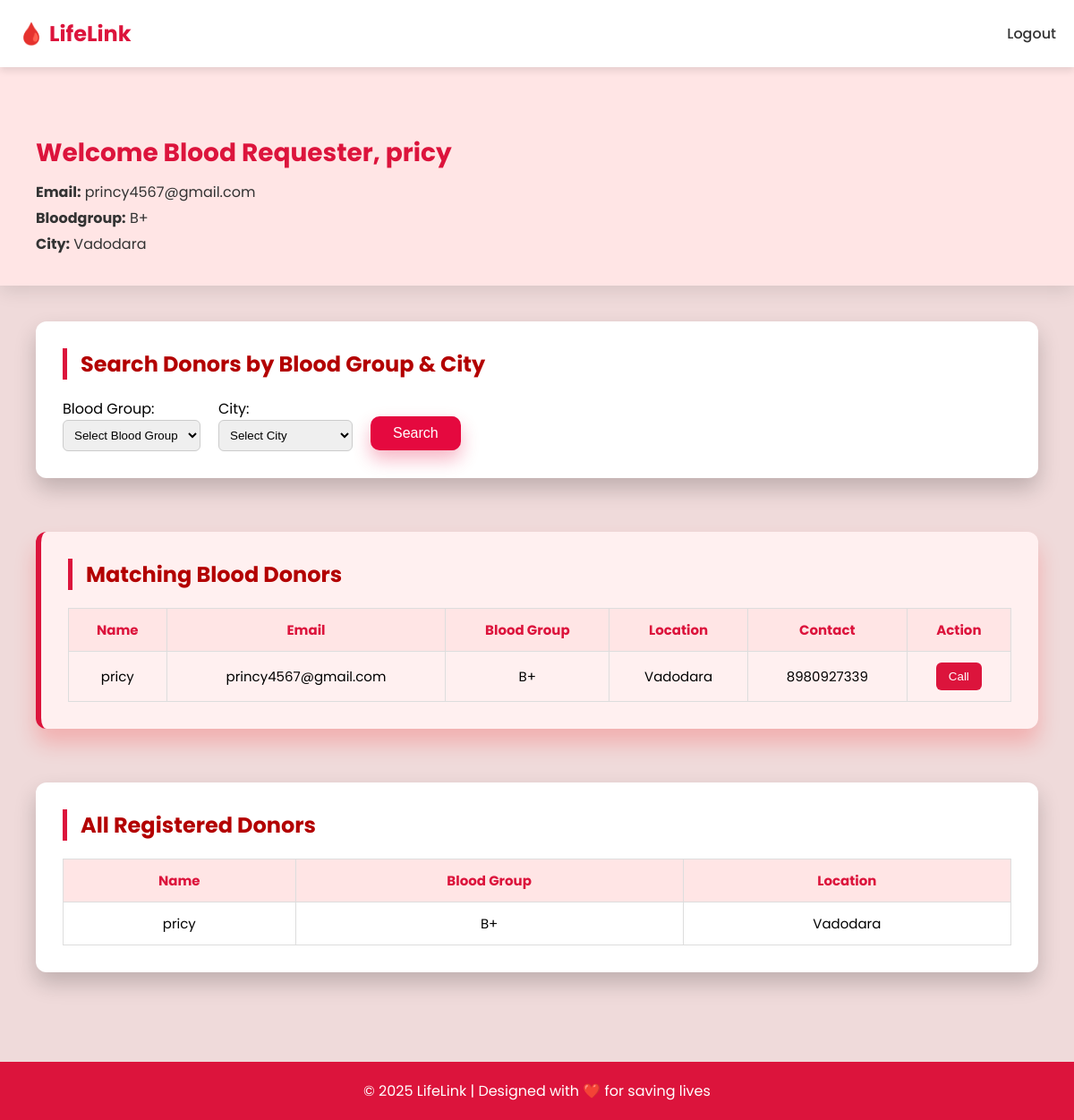
The app's page /rdash.php (signed in), older data.
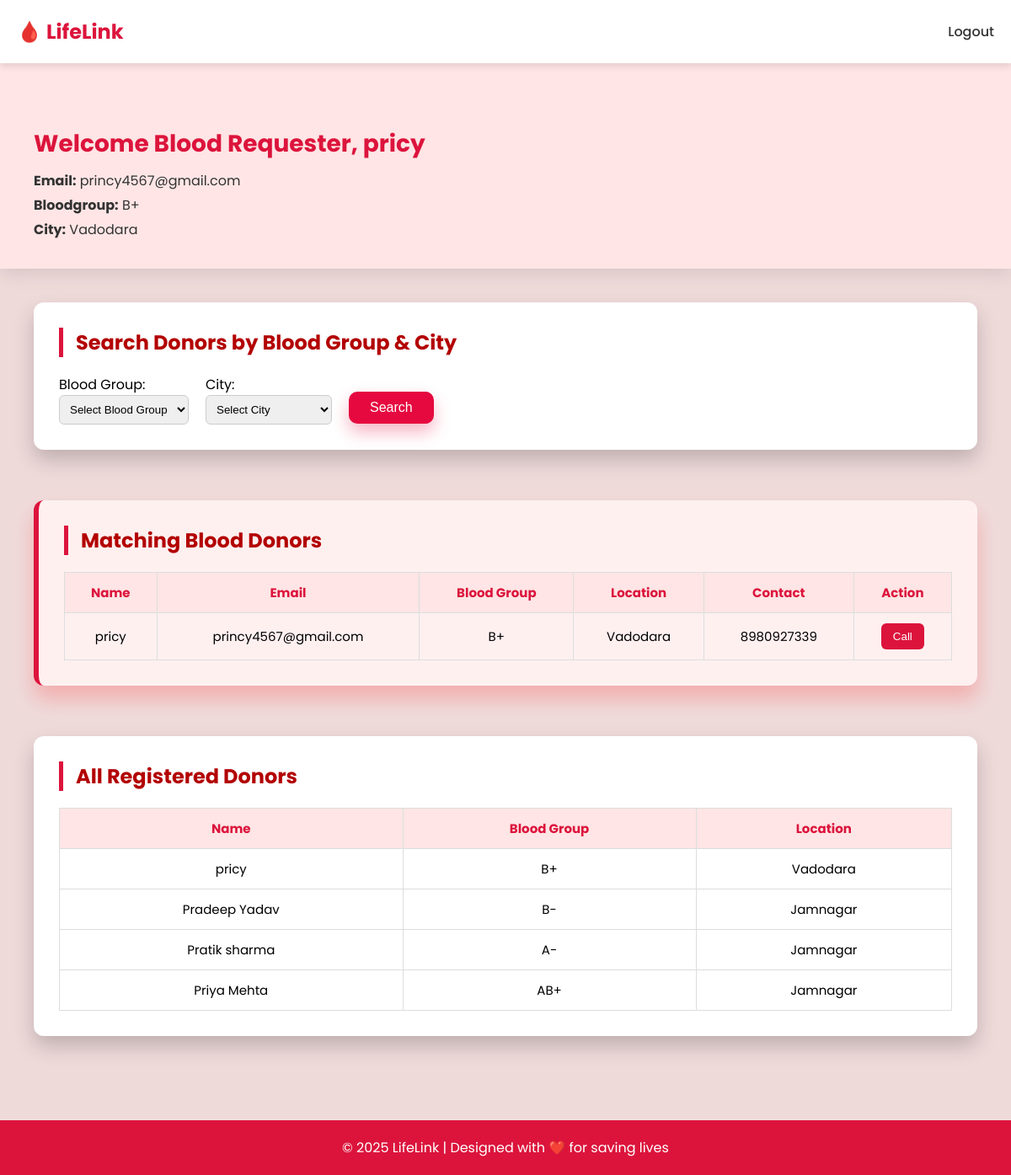
The same page, newer data.
### tables this page shows
CREATE TABLE `donors` (
  `id` int(11) NOT NULL,
  `name` varchar(100) NOT NULL,
  `email` varchar(100) NOT NULL,
  `contact` varchar(15) NOT NULL,
  `pass` varchar(100) NOT NULL,
  `age` int(11) NOT NULL,
  `bloodgroup` varchar(100) NOT NULL,
  `city` varchar(100) NOT NULL,
  `gender` varchar(100) NOT NULL,
  `reg_date` timestamp NOT NULL DEFAULT current_timestamp()
);

### rdash.php (the view, shortened to what this page needs)
<?php
$name = $_SESSION['donor_name'];
$email = $_SESSION['donor_email'];
$bloodgroup = $_SESSION['donor_bloodgroup'];
$city = $_SESSION['donor_city'];
$conn = new mysqli("localhost", "root", "", "web");
$match_sql = "SELECT name, email, bloodgroup, city, contact FROM donors WHERE bloodgroup = ? AND city = ?";
$match_stmt = $conn->prepare($match_sql);
$match_stmt->bind_param("ss", $bloodgroup, $city);
$match_stmt->execute();
$match_result = $match_stmt->get_result();
$all_sql = "SELECT name, email, bloodgroup, city, contact FROM donors";
$all_result = $conn->query($all_sql);
?>
<!DOCTYPE html>
<html lang="en">
<head>
</head>
<body>
<header class="navbar">
  <div class="logo">🩸 LifeLink</div>
  <nav>
    <ul>
      <li><a href="index.php">Logout</a></li>
    </ul>
  </nav>
</header>
<div class="welcome">
  <h2>Welcome Blood Requester, <?php echo htmlspecialchars($name); ?></h2>
  <p><strong>Email:</strong> <?php echo htmlspecialchars($email); ?></p>
  <p><strong>Bloodgroup:</strong> <?php echo htmlspecialchars($bloodgroup); ?></p>
  <p><strong>City:</strong> <?php echo htmlspecialchars($city); ?></p>
</div>
<div class="dashboard">
  <div class="section">
    <div class="section-title">Search Donors by Blood Group & City</div>
    <form method="POST" style="display: flex; flex-wrap: wrap; gap: 20px; align-items: center;">
      <div>
        <label for="search_blood">Blood Group:</label><br>
        <select name="search_blood" id="search_blood" required style="padding: 8px; border-radius: 6px; border: 1px solid #ccc;">
          <option value="">Select Blood Group</option>
        </select>
      </div>
      <div>
        <label for="search_city">City:</label><br>
        <select id="search_city" name="search_city" required style="padding: 8px; border-radius: 6px; border: 1px solid #ccc;">
          <option value="">Select City</option>
        </select>
      </div>
      <div>
        <button type="submit" name="search" class="show-more-btn">Search</button>
      </div>
    </form>
  </div>
  <div class="section matching-donors">
    <div class="section-title">Matching Blood Donors</div>
    <table>
      <tr>
        <th>Name</th>
        <th>Email</th>
        <th>Blood Group</th>
        <th>Location</th>
        <th>Contact</th>
        <th>Action</th>
      </tr>
      <?php
      $rowCount = 0;
      if ($match_result->num_rows > 0):
        while($row = $match_result->fetch_assoc()):
          $rowCount++;
          $hidden = $rowCount > 7 ? "style='display:none' class='match-row'" : "";
      ?>
        <tr <?= $hidden ?>>
          <td><?= htmlspecialchars($row['name']) ?></td>
          <td><?= htmlspecialchars($row['email']) ?></td>
          <td><?= htmlspecialchars($row['bloodgroup']) ?></td>
          <td><?= htmlspecialchars($row['city']) ?></td>
          <td><?= htmlspecialchars($row['contact']) ?></td>
          <td><button class="call-btn" onclick="window.location.href='tel:<?= $row['contact'] ?>'">Call</button></td>
        </tr>
      <?php endwhile; else: ?>
        <tr><td colspan="6">No matching donors found.</td></tr>
      <?php endif; ?>
    </table>
  </div>
  <div class="section">
    <div class="section-title">All Registered Donors</div>
    <table>
      <tr>
        <th>Name</th>
        <th>Blood Group</th>
        <th>Location</th>
      </tr>
      <?php
      $rowCount = 0;
      if ($all_result->num_rows > 0):
        while($row = $all_result->fetch_assoc()):
          $rowCount++;
          $hidden = $rowCount > 7 ? "style='display:none' class='all-row'" : "";
      ?>
        <tr <?= $hidden ?>>
          <td><?= htmlspecialchars($row['name']) ?></td>
          <td><?= htmlspecialchars($row['bloodgroup']) ?></td>
          <td><?= htmlspecialchars($row['city']) ?></td>
        </tr>
      <?php endwhile; else: ?>
        <tr><td colspan="5">No donors found.</td></tr>
      <?php endif; ?>
    </table>
  </div>
</div>
<footer>
  &copy; 2025 LifeLink | Designed with ❤️ for saving lives
</footer>
</body>
</html>

### rdash.php (style rules this page uses)
body { margin: 0; font-family: 'Poppins', sans-serif; background-color: #efdadaff; }
.navbar { background-color: #fff; display: flex; justify-content: space-between; align-items: center; padding: 20px 0px; position: fixed; top: 0; width: 100%; z-index: 1000; box-shadow: 0 4px 8px rgba(0,0,0,0.1); }
.logo { font-size: 24px; font-weight: bold; color: crimson; margin-left: 20px; }
nav ul { list-style: none; display: flex; gap: 30px; margin: 0; padding: 0; margin-right: 20px; }
nav ul li a { text-decoration: none; color: #333; font-weight: 500; transition: color 0.3s ease; }
.welcome { background-color: #ffe5e5; padding: 80px 40px 30px; margin-top: 70px; box-shadow: 0 6px 20px rgba(0,0,0,0.1); }
.welcome h2 { margin: 0 0 10px; color: crimson; font-size: 28px; }
.welcome p { margin: 4px 0; font-size: 16px; color: #333; }
.dashboard { padding: 40px; }
.section { background: #fff; margin-bottom: 60px; padding: 30px; border-radius: 12px; box-shadow: 0 12px 24px rgba(0,0,0,0.2); animation: fadeIn 0.6s ease-in-out; }
.section-title { font-size: 24px; margin-bottom: 20px; font-weight: bold; color: #b30000; border-left: 5px solid crimson; padding-left: 15px; }
table { width: 100%; border-collapse: collapse; margin-top: 10px; }
th, td { border: 1px solid #ddd; padding: 12px; text-align: center; font-size: 15px; }
th { background-color: #ffe5e5; color: crimson; }
.call-btn { background-color: crimson; color: white; padding: 8px 14px; border: none; border-radius: 6px; cursor: pointer; transition: background 0.3s; }
.matching-donors { background-color: #fff0f0; border-left: 6px solid crimson; box-shadow: 0 16px 24px rgba(255, 0, 0, 0.2); animation: pulse 1.5s infinite; }
footer { background-color: crimson; color: white; text-align: center; padding: 20px; }
.show-more-btn { background-color: #e5093f; color: white; padding: 10px 25px; font-size: 16px; border: none; border-radius: 10px; cursor: pointer; box-shadow: 0 10px 20px rgba(229, 9, 63, 0.3); transition: all 0.3s ease-in-out; margin-top: 20px; }

Row changes from the older to the newer data that the page shows:
added donors: name "Pradeep Yadav", bloodgroup "B-", city "Jamnagar"
added donors: name "Pratik sharma", bloodgroup "A-", city "Jamnagar"
added donors: name "Priya Mehta", bloodgroup "AB+", city "Jamnagar"
